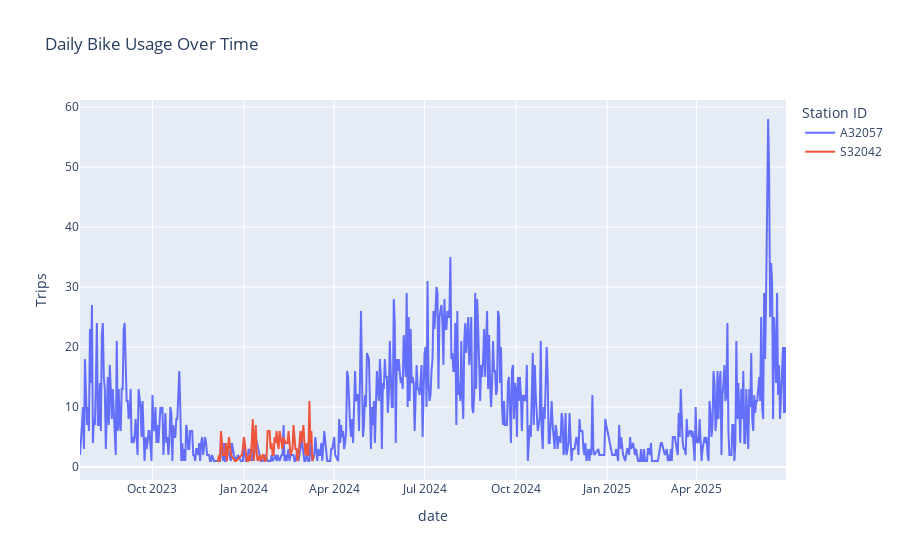

Notebook code for this chart:
### Markdown cell above
#### Daily Bike Usage over Time per Station

### Code cell
top_stations = (
    daily_counts_w
    .groupby('start_station_id')['trip_count']
    .sum()
    .sort_values(ascending=False)
    .sample(2)
    .index
)
top_station_df = daily_counts_w[daily_counts_w['start_station_id'].isin(top_stations)]

fig = px.line(
    top_station_df,
    x='date',
    y='trip_count',
    color='start_station_id',
    title='Daily Bike Usage Over Time',
    labels={'trip_count': 'Trips', 'start_station_id': 'Station ID'}
)

fig.update_layout(legend_title_text='Station ID')
fig.show()

### Figure 1 — Plotly figure (JSON) as saved in the notebook; plotly's stock layout.template omitted (floating-point values rounded to 4 significant figures; data arrays with more than 128 entries replaced by an {"elided": "..."} marker saying what was removed)
{"data": [{"hovertemplate": "Station ID=A32057<br>date=%{x}<br>Trips=%{y}<extra></extra>", "legendgroup": "A32057", "line": {"color": "#636efa", "dash": "solid"}, "marker": {"symbol": "circle"}, "mode": "lines", "name": "A32057", "orientation": "v", "showlegend": true, "type": "scatter", "x": {"elided": "634 str values"}, "xaxis": "x", "y": {"elided": "634 int values"}, "yaxis": "y"}, {"hovertemplate": "Station ID=S32042<br>date=%{x}<br>Trips=%{y}<extra></extra>", "legendgroup": "S32042", "line": {"color": "#EF553B", "dash": "solid"}, "marker": {"symbol": "circle"}, "mode": "lines", "name": "S32042", "orientation": "v", "showlegend": true, "type": "scatter", "x": ["2023-12-05T00:00:00", "2023-12-06T00:00:00", "2023-12-07T00:00:00", "2023-12-08T00:00:00", "2023-12-09T00:00:00", "2023-12-10T00:00:00", "2023-12-11T00:00:00", "2023-12-13T00:00:00", "2023-12-14T00:00:00", "2023-12-15T00:00:00", "2023-12-16T00:00:00", "2023-12-17T00:00:00", "2023-12-19T00:00:00", "2023-12-23T00:00:00", "2023-12-24T00:00:00", "2023-12-30T00:00:00", "2023-12-31T00:00:00", "2024-01-01T00:00:00", "2024-01-02T00:00:00", "2024-01-03T00:00:00", "2024-01-04T00:00:00", "2024-01-05T00:00:00", "2024-01-06T00:00:00", "2024-01-07T00:00:00", "2024-01-09T00:00:00", "2024-01-10T00:00:00", "2024-01-11T00:00:00", "2024-01-12T00:00:00", "2024-01-13T00:00:00", "2024-01-14T00:00:00", "2024-01-15T00:00:00", "2024-01-17T00:00:00", "2024-01-18T00:00:00", "2024-01-20T00:00:00", "2024-01-21T00:00:00", "2024-01-22T00:00:00", "2024-01-23T00:00:00", "2024-01-24T00:00:00", "2024-01-25T00:00:00", "2024-01-27T00:00:00", "2024-01-28T00:00:00", "2024-01-29T00:00:00", "2024-01-30T00:00:00", "2024-01-31T00:00:00", "2024-02-01T00:00:00", "2024-02-02T00:00:00", "2024-02-03T00:00:00", "2024-02-04T00:00:00", "2024-02-05T00:00:00", "2024-02-06T00:00:00", "2024-02-08T00:00:00", "2024-02-09T00:00:00", "2024-02-10T00:00:00", "2024-02-12T00:00:00", "2024-02-14T00:00:00", "2024-02-15T00:00:00", "2024-02-16T00:00:00", "2024-02-17T00:00:00", "2024-02-19T00:00:00", "2024-02-20T00:00:00", "2024-02-22T00:00:00", "2024-02-23T00:00:00", "2024-02-24T00:00:00", "2024-02-25T00:00:00", "2024-02-26T00:00:00", "2024-02-27T00:00:00", "2024-02-28T00:00:00", "2024-03-01T00:00:00", "2024-03-02T00:00:00", "2024-03-03T00:00:00", "2024-03-04T00:00:00", "2024-03-05T00:00:00", "2024-03-06T00:00:00", "2024-03-07T00:00:00", "2024-03-08T00:00:00", "2024-03-09T00:00:00", "2024-03-10T00:00:00", "2024-03-11T00:00:00"], "xaxis": "x", "y": [1, 1, 2, 1, 6, 4, 2, 2, 4, 1, 3, 5, 2, 1, 1, 2, 3, 5, 4, 2, 1, 1, 2, 1, 4, 8, 1, 5, 7, 2, 1, 2, 1, 2, 2, 1, 1, 2, 6, 6, 3, 4, 2, 2, 5, 4, 6, 4, 3, 6, 4, 3, 5, 4, 4, 6, 4, 2, 3, 7, 3, 3, 1, 2, 4, 6, 4, 7, 4, 2, 4, 2, 2, 11, 4, 6, 1, 2], "yaxis": "y"}], "layout": {"legend": {"title": {"text": "Station ID"}, "tracegroupgap": 0}, "title": {"text": "Daily Bike Usage Over Time"}, "xaxis": {"anchor": "y", "domain": [0, 1], "title": {"text": "date"}}, "yaxis": {"anchor": "x", "domain": [0, 1], "title": {"text": "Trips"}}}}
